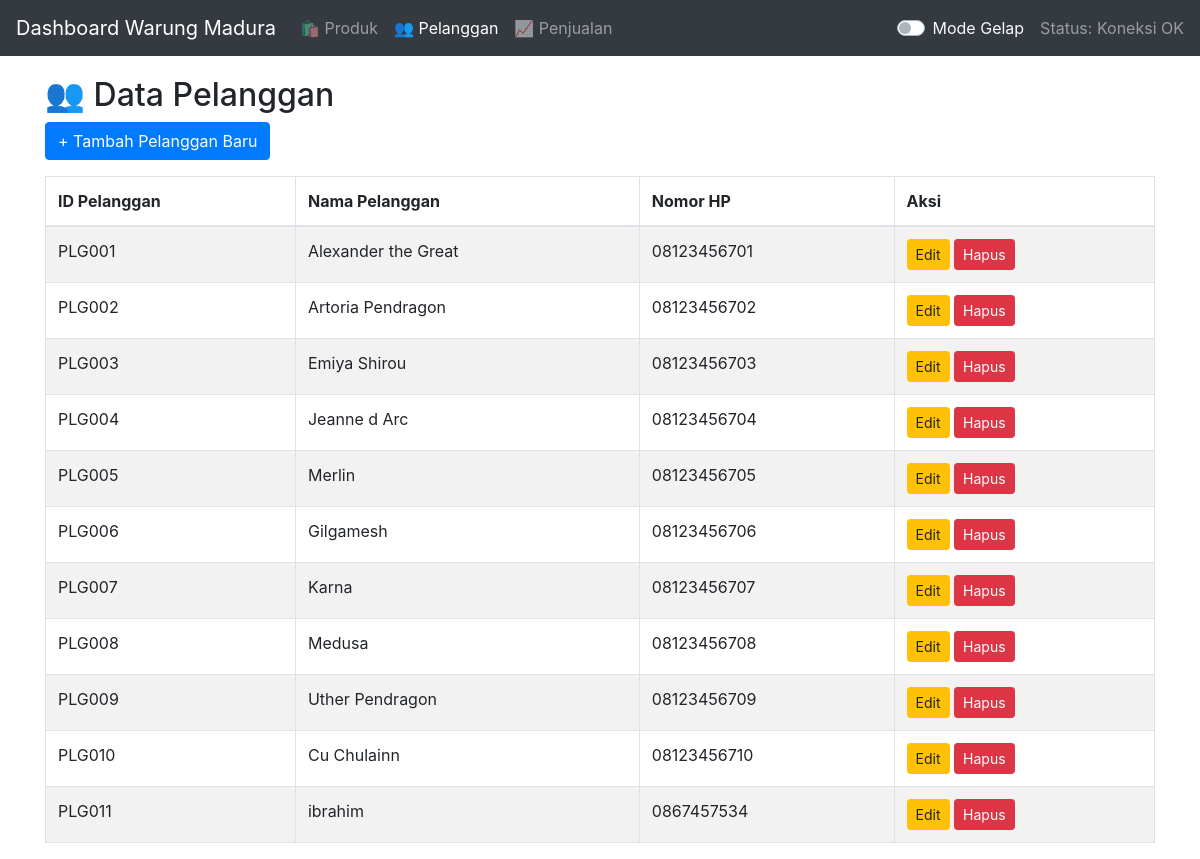
The page /index.php?page=pelanggan on the database its author committed.
### tables this page shows
CREATE TABLE `pelanggan` (
  `id_pelanggan` varchar(10) NOT NULL,
  `nama_pelanggan` varchar(150) NOT NULL,
  `no_hp` varchar(30) DEFAULT NULL
);

### pages/pelanggan.php (the view, shortened to what this page needs)
<?php
$stmt = $pdo->query("SELECT * FROM pelanggan ORDER BY id_pelanggan ASC");
$pelanggan_data = $stmt->fetchAll();
?>
<h2>👥 Data Pelanggan</h2>
<button class="btn btn-primary mb-3" data-toggle="modal" data-target="#createPelangganModal">+ Tambah Pelanggan Baru</button>
<div class="table-responsive">
    <table class="table table-striped table-bordered">
        <thead>
            <tr><th>ID Pelanggan</th><th>Nama Pelanggan</th><th>Nomor HP</th><th>Aksi</th></tr>
        </thead>
        <tbody>
            <?php foreach ($pelanggan_data as $pelanggan): ?>
                <tr>
                    <td><?php echo htmlspecialchars($pelanggan['id_pelanggan']); ?></td>
                    <td><?php echo htmlspecialchars($pelanggan['nama_pelanggan']); ?></td>
                    <td><?php echo htmlspecialchars($pelanggan['no_hp']); ?></td>
                    <td>
                        <button class="btn btn-sm btn-warning" data-toggle="modal" data-target="#editPelangganModal"
                                data-id="<?php echo $pelanggan['id_pelanggan']; ?>"
                                data-nama="<?php echo htmlspecialchars($pelanggan['nama_pelanggan']); ?>"
                                data-hp="<?php echo htmlspecialchars($pelanggan['no_hp']); ?>">Edit</button>
                        <a href="index.php?page=pelanggan&action=delete&id=<?php echo $pelanggan['id_pelanggan']; ?>" class="btn btn-sm btn-danger" onclick="return confirm('Yakin ingin menghapus pelanggan ini?');">Hapus</a>
                    </td>
                </tr>
            <?php endforeach; ?>
        </tbody>
    </table>
</div>

### rows shown on the page
pelanggan: id_pelanggan "PLG001", nama_pelanggan "Alexander the Great", no_hp "08123456701"
pelanggan: id_pelanggan "PLG002", nama_pelanggan "Artoria Pendragon", no_hp "08123456702"
pelanggan: id_pelanggan "PLG003", nama_pelanggan "Emiya Shirou", no_hp "08123456703"
pelanggan: id_pelanggan "PLG004", nama_pelanggan "Jeanne d Arc", no_hp "08123456704"
pelanggan: id_pelanggan "PLG005", nama_pelanggan "Merlin", no_hp "08123456705"
pelanggan: id_pelanggan "PLG006", nama_pelanggan "Gilgamesh", no_hp "08123456706"
pelanggan: id_pelanggan "PLG007", nama_pelanggan "Karna", no_hp "08123456707"
pelanggan: id_pelanggan "PLG008", nama_pelanggan "Medusa", no_hp "08123456708"
pelanggan: id_pelanggan "PLG009", nama_pelanggan "Uther Pendragon", no_hp "08123456709"
pelanggan: id_pelanggan "PLG010", nama_pelanggan "Cu Chulainn", no_hp "08123456710"
pelanggan: id_pelanggan "PLG011", nama_pelanggan "ibrahim", no_hp "0867457534"
